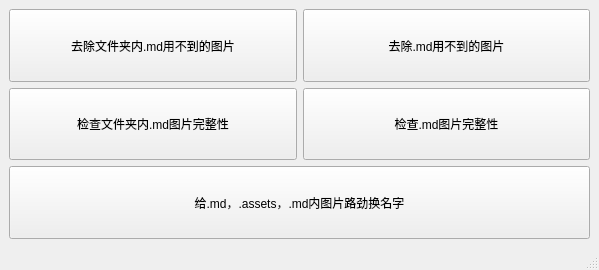
<?xml version="1.0" encoding="UTF-8"?>
<ui version="4.0">
 <class>tyrora</class>
 <widget class="QMainWindow" name="tyrora">
  <property name="geometry">
   <rect>
    <x>0</x>
    <y>0</y>
    <width>599</width>
    <height>270</height>
   </rect>
  </property>
  <property name="sizePolicy">
   <sizepolicy hsizetype="Preferred" vsizetype="Minimum">
    <horstretch>0</horstretch>
    <verstretch>0</verstretch>
   </sizepolicy>
  </property>
  <property name="windowTitle">
   <string>tyrora助手</string>
  </property>
  <widget class="QWidget" name="centralwidget">
   <layout class="QVBoxLayout" name="verticalLayout">
    <item>
     <layout class="QHBoxLayout" name="horizontalLayout">
      <item>
       <widget class="QPushButton" name="pushButton">
        <property name="sizePolicy">
         <sizepolicy hsizetype="Minimum" vsizetype="Preferred">
          <horstretch>0</horstretch>
          <verstretch>0</verstretch>
         </sizepolicy>
        </property>
        <property name="text">
         <string>去除文件夹内.md用不到的图片</string>
        </property>
       </widget>
      </item>
      <item>
       <widget class="QPushButton" name="pushButton_2">
        <property name="sizePolicy">
         <sizepolicy hsizetype="Minimum" vsizetype="Preferred">
          <horstretch>0</horstretch>
          <verstretch>0</verstretch>
         </sizepolicy>
        </property>
        <property name="text">
         <string>去除.md用不到的图片</string>
        </property>
       </widget>
      </item>
     </layout>
    </item>
    <item>
     <layout class="QHBoxLayout" name="horizontalLayout_2">
      <item>
       <widget class="QPushButton" name="pushButton_3">
        <property name="sizePolicy">
         <sizepolicy hsizetype="Minimum" vsizetype="Preferred">
          <horstretch>0</horstretch>
          <verstretch>0</verstretch>
         </sizepolicy>
        </property>
        <property name="text">
         <string>检查文件夹内.md图片完整性</string>
        </property>
       </widget>
      </item>
      <item>
       <widget class="QPushButton" name="pushButton_4">
        <property name="sizePolicy">
         <sizepolicy hsizetype="Minimum" vsizetype="Preferred">
          <horstretch>0</horstretch>
          <verstretch>0</verstretch>
         </sizepolicy>
        </property>
        <property name="text">
         <string>检查.md图片完整性</string>
        </property>
       </widget>
      </item>
     </layout>
    </item>
    <item>
     <widget class="QPushButton" name="pushButton_5">
      <property name="sizePolicy">
       <sizepolicy hsizetype="Minimum" vsizetype="Preferred">
        <horstretch>0</horstretch>
        <verstretch>0</verstretch>
       </sizepolicy>
      </property>
      <property name="text">
       <string>给.md，.assets，.md内图片路劲换名字</string>
      </property>
     </widget>
    </item>
   </layout>
  </widget>
  <widget class="QMenuBar" name="menubar">
   <property name="geometry">
    <rect>
     <x>0</x>
     <y>0</y>
     <width>599</width>
     <height>26</height>
    </rect>
   </property>
  </widget>
  <widget class="QStatusBar" name="statusbar"/>
 </widget>
 <resources/>
 <connections/>
</ui>
